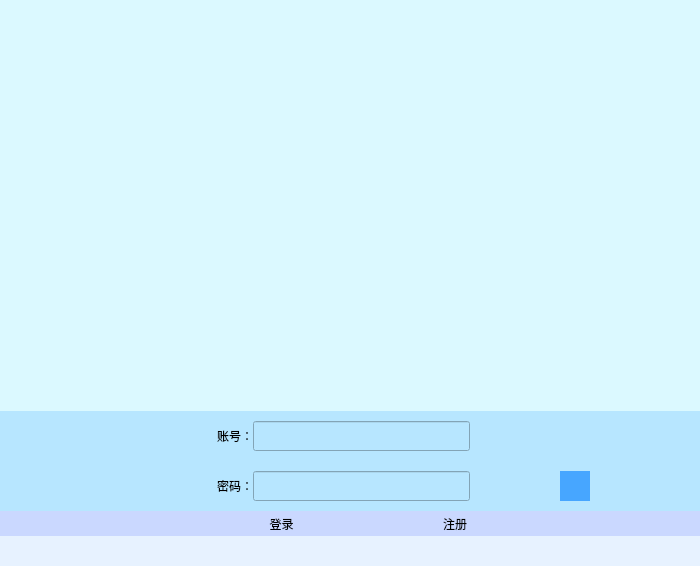
<?xml version="1.0" encoding="UTF-8"?>
<ui version="4.0">
 <class>LogIn</class>
 <widget class="QWidget" name="LogIn">
  <property name="geometry">
   <rect>
    <x>0</x>
    <y>0</y>
    <width>700</width>
    <height>566</height>
   </rect>
  </property>
  <property name="sizePolicy">
   <sizepolicy hsizetype="Fixed" vsizetype="Fixed">
    <horstretch>53</horstretch>
    <verstretch>53</verstretch>
   </sizepolicy>
  </property>
  <property name="minimumSize">
   <size>
    <width>700</width>
    <height>566</height>
   </size>
  </property>
  <property name="maximumSize">
   <size>
    <width>700</width>
    <height>566</height>
   </size>
  </property>
  <property name="contextMenuPolicy">
   <enum>Qt::NoContextMenu</enum>
  </property>
  <property name="windowTitle">
   <string>Form</string>
  </property>
  <property name="styleSheet">
   <string notr="true">background-color:rgb(255, 255, 255)</string>
  </property>
  <layout class="QVBoxLayout" name="verticalLayout_2">
   <property name="spacing">
    <number>0</number>
   </property>
   <property name="leftMargin">
    <number>0</number>
   </property>
   <property name="topMargin">
    <number>0</number>
   </property>
   <property name="rightMargin">
    <number>0</number>
   </property>
   <property name="bottomMargin">
    <number>0</number>
   </property>
   <item>
    <widget class="QWidget" name="widget_video" native="true">
     <property name="sizePolicy">
      <sizepolicy hsizetype="Expanding" vsizetype="Expanding">
       <horstretch>0</horstretch>
       <verstretch>0</verstretch>
      </sizepolicy>
     </property>
     <property name="minimumSize">
      <size>
       <width>0</width>
       <height>0</height>
      </size>
     </property>
     <property name="styleSheet">
      <string notr="true">background-color:rgb(219, 249, 255)</string>
     </property>
    </widget>
   </item>
   <item>
    <widget class="QWidget" name="widget" native="true">
     <property name="sizePolicy">
      <sizepolicy hsizetype="Expanding" vsizetype="Fixed">
       <horstretch>0</horstretch>
       <verstretch>0</verstretch>
      </sizepolicy>
     </property>
     <property name="styleSheet">
      <string notr="true">background-color:rgb(183, 230, 255)</string>
     </property>
     <layout class="QGridLayout" name="gridLayout">
      <property name="leftMargin">
       <number>0</number>
      </property>
      <property name="topMargin">
       <number>0</number>
      </property>
      <property name="rightMargin">
       <number>10</number>
      </property>
      <property name="bottomMargin">
       <number>0</number>
      </property>
      <property name="spacing">
       <number>0</number>
      </property>
      <item row="0" column="1">
       <widget class="QLabel" name="label">
        <property name="minimumSize">
         <size>
          <width>0</width>
          <height>50</height>
         </size>
        </property>
        <property name="autoFillBackground">
         <bool>false</bool>
        </property>
        <property name="styleSheet">
         <string notr="true">font:qlineargradient(spread:pad, x1:0, y1:0, x2:1, y2:0, stop:0 rgba(255, 178, 102, 255), stop:0.55 rgba(235, 148, 61, 255), stop:0.98 rgba(0, 0, 0, 255), stop:1 rgba(0, 0, 0, 0))</string>
        </property>
        <property name="frameShape">
         <enum>QFrame::NoFrame</enum>
        </property>
        <property name="lineWidth">
         <number>10</number>
        </property>
        <property name="midLineWidth">
         <number>10</number>
        </property>
        <property name="text">
         <string>账号：</string>
        </property>
       </widget>
      </item>
      <item row="0" column="0">
       <spacer name="horizontalSpacer_2">
        <property name="orientation">
         <enum>Qt::Horizontal</enum>
        </property>
        <property name="sizeHint" stdset="0">
         <size>
          <width>40</width>
          <height>20</height>
         </size>
        </property>
       </spacer>
      </item>
      <item row="0" column="2">
       <widget class="QLineEdit" name="lineEdit_account">
        <property name="minimumSize">
         <size>
          <width>0</width>
          <height>30</height>
         </size>
        </property>
        <property name="cursor">
         <cursorShape>IBeamCursor</cursorShape>
        </property>
        <property name="contextMenuPolicy">
         <enum>Qt::DefaultContextMenu</enum>
        </property>
        <property name="echoMode">
         <enum>QLineEdit::Normal</enum>
        </property>
       </widget>
      </item>
      <item row="1" column="1">
       <widget class="QLabel" name="label_2">
        <property name="minimumSize">
         <size>
          <width>0</width>
          <height>50</height>
         </size>
        </property>
        <property name="text">
         <string>密码：</string>
        </property>
       </widget>
      </item>
      <item row="0" column="3">
       <widget class="QLabel" name="label_account">
        <property name="sizePolicy">
         <sizepolicy hsizetype="Fixed" vsizetype="Fixed">
          <horstretch>0</horstretch>
          <verstretch>0</verstretch>
         </sizepolicy>
        </property>
        <property name="minimumSize">
         <size>
          <width>90</width>
          <height>30</height>
         </size>
        </property>
        <property name="maximumSize">
         <size>
          <width>90</width>
          <height>30</height>
         </size>
        </property>
        <property name="frameShape">
         <enum>QFrame::NoFrame</enum>
        </property>
        <property name="text">
         <string/>
        </property>
        <property name="openExternalLinks">
         <bool>false</bool>
        </property>
       </widget>
      </item>
      <item row="1" column="2">
       <widget class="QLineEdit" name="lineEdit_password">
        <property name="minimumSize">
         <size>
          <width>0</width>
          <height>30</height>
         </size>
        </property>
        <property name="frame">
         <bool>true</bool>
        </property>
        <property name="echoMode">
         <enum>QLineEdit::Password</enum>
        </property>
       </widget>
      </item>
      <item row="1" column="4">
       <widget class="QToolButton" name="toolButton_password">
        <property name="minimumSize">
         <size>
          <width>30</width>
          <height>30</height>
         </size>
        </property>
        <property name="maximumSize">
         <size>
          <width>30</width>
          <height>30</height>
         </size>
        </property>
        <property name="cursor">
         <cursorShape>PointingHandCursor</cursorShape>
        </property>
        <property name="autoFillBackground">
         <bool>false</bool>
        </property>
        <property name="styleSheet">
         <string notr="true">background-color:rgb(71, 166, 255)</string>
        </property>
        <property name="text">
         <string/>
        </property>
        <property name="autoRaise">
         <bool>true</bool>
        </property>
       </widget>
      </item>
      <item row="1" column="3">
       <widget class="QLabel" name="label_password">
        <property name="sizePolicy">
         <sizepolicy hsizetype="Fixed" vsizetype="Fixed">
          <horstretch>0</horstretch>
          <verstretch>0</verstretch>
         </sizepolicy>
        </property>
        <property name="minimumSize">
         <size>
          <width>90</width>
          <height>30</height>
         </size>
        </property>
        <property name="maximumSize">
         <size>
          <width>90</width>
          <height>30</height>
         </size>
        </property>
        <property name="frameShape">
         <enum>QFrame::NoFrame</enum>
        </property>
        <property name="text">
         <string/>
        </property>
       </widget>
      </item>
      <item row="1" column="5">
       <spacer name="horizontalSpacer_3">
        <property name="orientation">
         <enum>Qt::Horizontal</enum>
        </property>
        <property name="sizeType">
         <enum>QSizePolicy::Fixed</enum>
        </property>
        <property name="sizeHint" stdset="0">
         <size>
          <width>100</width>
          <height>20</height>
         </size>
        </property>
       </spacer>
      </item>
     </layout>
    </widget>
   </item>
   <item>
    <widget class="QWidget" name="widget_3" native="true">
     <property name="sizePolicy">
      <sizepolicy hsizetype="Expanding" vsizetype="Fixed">
       <horstretch>0</horstretch>
       <verstretch>0</verstretch>
      </sizepolicy>
     </property>
     <layout class="QVBoxLayout" name="verticalLayout">
      <property name="spacing">
       <number>0</number>
      </property>
      <property name="leftMargin">
       <number>0</number>
      </property>
      <property name="topMargin">
       <number>0</number>
      </property>
      <property name="rightMargin">
       <number>0</number>
      </property>
      <property name="bottomMargin">
       <number>0</number>
      </property>
      <item>
       <widget class="QWidget" name="widget_2" native="true">
        <property name="sizePolicy">
         <sizepolicy hsizetype="Expanding" vsizetype="Fixed">
          <horstretch>0</horstretch>
          <verstretch>0</verstretch>
         </sizepolicy>
        </property>
        <property name="styleSheet">
         <string notr="true">background-color:rgb(202, 216, 255)</string>
        </property>
        <layout class="QHBoxLayout" name="horizontalLayout">
         <property name="spacing">
          <number>10</number>
         </property>
         <property name="leftMargin">
          <number>0</number>
         </property>
         <property name="topMargin">
          <number>0</number>
         </property>
         <property name="rightMargin">
          <number>0</number>
         </property>
         <property name="bottomMargin">
          <number>0</number>
         </property>
         <item>
          <widget class="QPushButton" name="pushButton_settings">
           <property name="sizePolicy">
            <sizepolicy hsizetype="Fixed" vsizetype="Fixed">
             <horstretch>0</horstretch>
             <verstretch>0</verstretch>
            </sizepolicy>
           </property>
           <property name="minimumSize">
            <size>
             <width>0</width>
             <height>0</height>
            </size>
           </property>
           <property name="cursor">
            <cursorShape>WhatsThisCursor</cursorShape>
           </property>
           <property name="autoFillBackground">
            <bool>false</bool>
           </property>
           <property name="styleSheet">
            <string notr="true"/>
           </property>
           <property name="text">
            <string/>
           </property>
           <property name="icon">
            <iconset resource="res.qrc">
             <normaloff>:/Image/settings.svg</normaloff>:/Image/settings.svg</iconset>
           </property>
           <property name="iconSize">
            <size>
             <width>25</width>
             <height>25</height>
            </size>
           </property>
           <property name="flat">
            <bool>true</bool>
           </property>
          </widget>
         </item>
         <item>
          <spacer name="horizontalSpacer">
           <property name="orientation">
            <enum>Qt::Horizontal</enum>
           </property>
           <property name="sizeType">
            <enum>QSizePolicy::Fixed</enum>
           </property>
           <property name="sizeHint" stdset="0">
            <size>
             <width>150</width>
             <height>20</height>
            </size>
           </property>
          </spacer>
         </item>
         <item>
          <widget class="QToolButton" name="toolButton_logIn">
           <property name="sizePolicy">
            <sizepolicy hsizetype="Expanding" vsizetype="Fixed">
             <horstretch>0</horstretch>
             <verstretch>0</verstretch>
            </sizepolicy>
           </property>
           <property name="layoutDirection">
            <enum>Qt::LeftToRight</enum>
           </property>
           <property name="autoFillBackground">
            <bool>false</bool>
           </property>
           <property name="text">
            <string>登录</string>
           </property>
           <property name="icon">
            <iconset resource="res.qrc">
             <normaloff>:/Image/login.svg</normaloff>:/Image/login.svg</iconset>
           </property>
           <property name="iconSize">
            <size>
             <width>25</width>
             <height>25</height>
            </size>
           </property>
           <property name="popupMode">
            <enum>QToolButton::DelayedPopup</enum>
           </property>
           <property name="toolButtonStyle">
            <enum>Qt::ToolButtonTextBesideIcon</enum>
           </property>
           <property name="autoRaise">
            <bool>true</bool>
           </property>
           <property name="arrowType">
            <enum>Qt::NoArrow</enum>
           </property>
          </widget>
         </item>
         <item>
          <widget class="QToolButton" name="toolButton_signUp">
           <property name="sizePolicy">
            <sizepolicy hsizetype="Expanding" vsizetype="Fixed">
             <horstretch>0</horstretch>
             <verstretch>0</verstretch>
            </sizepolicy>
           </property>
           <property name="layoutDirection">
            <enum>Qt::LeftToRight</enum>
           </property>
           <property name="text">
            <string>注册</string>
           </property>
           <property name="icon">
            <iconset resource="res.qrc">
             <normaloff>:/Image/signup.svg</normaloff>:/Image/signup.svg</iconset>
           </property>
           <property name="iconSize">
            <size>
             <width>25</width>
             <height>25</height>
            </size>
           </property>
           <property name="autoRepeat">
            <bool>false</bool>
           </property>
           <property name="toolButtonStyle">
            <enum>Qt::ToolButtonTextBesideIcon</enum>
           </property>
           <property name="autoRaise">
            <bool>true</bool>
           </property>
          </widget>
         </item>
         <item>
          <spacer name="horizontalSpacer_4">
           <property name="orientation">
            <enum>Qt::Horizontal</enum>
           </property>
           <property name="sizeHint" stdset="0">
            <size>
             <width>40</width>
             <height>20</height>
            </size>
           </property>
          </spacer>
         </item>
        </layout>
       </widget>
      </item>
     </layout>
    </widget>
   </item>
   <item>
    <widget class="QWidget" name="widget_4" native="true">
     <property name="sizePolicy">
      <sizepolicy hsizetype="Expanding" vsizetype="Fixed">
       <horstretch>0</horstretch>
       <verstretch>0</verstretch>
      </sizepolicy>
     </property>
     <property name="minimumSize">
      <size>
       <width>0</width>
       <height>30</height>
      </size>
     </property>
     <property name="styleSheet">
      <string notr="true">background-color:rgb(231, 242, 255)</string>
     </property>
     <layout class="QHBoxLayout" name="horizontalLayout_2">
      <property name="spacing">
       <number>0</number>
      </property>
      <property name="leftMargin">
       <number>0</number>
      </property>
      <property name="topMargin">
       <number>0</number>
      </property>
      <property name="rightMargin">
       <number>0</number>
      </property>
      <property name="bottomMargin">
       <number>0</number>
      </property>
      <item>
       <widget class="QLabel" name="label_date">
        <property name="text">
         <string/>
        </property>
        <property name="alignment">
         <set>Qt::AlignCenter</set>
        </property>
        <property name="openExternalLinks">
         <bool>false</bool>
        </property>
       </widget>
      </item>
     </layout>
    </widget>
   </item>
  </layout>
 </widget>
 <resources>
  <include location="res.qrc"/>
 </resources>
 <connections/>
</ui>
